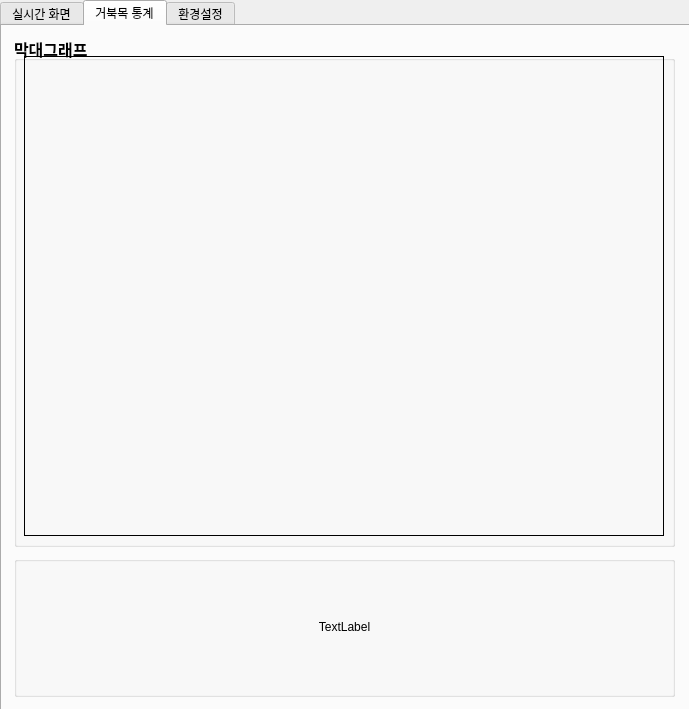
<?xml version="1.0" encoding="UTF-8"?>
<ui version="4.0">
 <class>TurtleNeck</class>
 <widget class="QMainWindow" name="TurtleNeck">
  <property name="geometry">
   <rect>
    <x>0</x>
    <y>0</y>
    <width>689</width>
    <height>709</height>
   </rect>
  </property>
  <property name="minimumSize">
   <size>
    <width>689</width>
    <height>709</height>
   </size>
  </property>
  <property name="maximumSize">
   <size>
    <width>689</width>
    <height>709</height>
   </size>
  </property>
  <property name="windowTitle">
   <string>Turtleneck</string>
  </property>
  <property name="windowIcon">
   <iconset>
    <normaloff>../resource/app_icon.png</normaloff>../resource/app_icon.png</iconset>
  </property>
  <widget class="QWidget" name="centralwidget">
   <widget class="QTabWidget" name="tabWidget">
    <property name="geometry">
     <rect>
      <x>0</x>
      <y>0</y>
      <width>691</width>
      <height>711</height>
     </rect>
    </property>
    <property name="minimumSize">
     <size>
      <width>0</width>
      <height>0</height>
     </size>
    </property>
    <property name="tabletTracking">
     <bool>false</bool>
    </property>
    <property name="acceptDrops">
     <bool>false</bool>
    </property>
    <property name="autoFillBackground">
     <bool>false</bool>
    </property>
    <property name="tabPosition">
     <enum>QTabWidget::North</enum>
    </property>
    <property name="tabShape">
     <enum>QTabWidget::Rounded</enum>
    </property>
    <property name="currentIndex">
     <number>1</number>
    </property>
    <property name="iconSize">
     <size>
      <width>143</width>
      <height>20</height>
     </size>
    </property>
    <property name="elideMode">
     <enum>Qt::ElideNone</enum>
    </property>
    <property name="usesScrollButtons">
     <bool>false</bool>
    </property>
    <property name="tabsClosable">
     <bool>false</bool>
    </property>
    <property name="movable">
     <bool>false</bool>
    </property>
    <property name="tabBarAutoHide">
     <bool>false</bool>
    </property>
    <widget class="QWidget" name="realTime">
     <attribute name="icon">
      <iconset>
       <normaloff>../resource/realtime_icon.png</normaloff>../resource/realtime_icon.png</iconset>
     </attribute>
     <attribute name="title">
      <string>실시간 화면</string>
     </attribute>
     <widget class="QGroupBox" name="videoFrame">
      <property name="geometry">
       <rect>
        <x>12</x>
        <y>10</y>
        <width>661</width>
        <height>511</height>
       </rect>
      </property>
      <property name="font">
       <font>
        <pointsize>12</pointsize>
        <weight>75</weight>
        <bold>true</bold>
       </font>
      </property>
      <property name="title">
       <string>화상카메라</string>
      </property>
      <widget class="QLabel" name="videoImage">
       <property name="geometry">
        <rect>
         <x>10</x>
         <y>20</y>
         <width>640</width>
         <height>480</height>
        </rect>
       </property>
       <property name="frameShape">
        <enum>QFrame::Panel</enum>
       </property>
       <property name="text">
        <string/>
       </property>
      </widget>
     </widget>
     <widget class="QGroupBox" name="warningFrame_1">
      <property name="geometry">
       <rect>
        <x>12</x>
        <y>530</y>
        <width>661</width>
        <height>141</height>
       </rect>
      </property>
      <property name="title">
       <string/>
      </property>
      <property name="flat">
       <bool>false</bool>
      </property>
      <property name="checkable">
       <bool>false</bool>
      </property>
      <widget class="QLabel" name="turtle_icon">
       <property name="geometry">
        <rect>
         <x>0</x>
         <y>70</y>
         <width>101</width>
         <height>71</height>
        </rect>
       </property>
       <property name="text">
        <string/>
       </property>
       <property name="pixmap">
        <pixmap>../resource/그림1.png</pixmap>
       </property>
       <property name="alignment">
        <set>Qt::AlignCenter</set>
       </property>
      </widget>
      <widget class="QLabel" name="warning_label">
       <property name="geometry">
        <rect>
         <x>0</x>
         <y>0</y>
         <width>661</width>
         <height>141</height>
        </rect>
       </property>
       <property name="text">
        <string>TextLabel</string>
       </property>
       <property name="alignment">
        <set>Qt::AlignCenter</set>
       </property>
      </widget>
     </widget>
     <zorder>warningFrame_1</zorder>
     <zorder>videoFrame</zorder>
    </widget>
    <widget class="QWidget" name="ratio">
     <attribute name="icon">
      <iconset>
       <normaloff>../resource/ratio_icon.png</normaloff>../resource/ratio_icon.png</iconset>
     </attribute>
     <attribute name="title">
      <string>거북목 통계</string>
     </attribute>
     <widget class="QGroupBox" name="barGraphFrame">
      <property name="geometry">
       <rect>
        <x>12</x>
        <y>10</y>
        <width>661</width>
        <height>511</height>
       </rect>
      </property>
      <property name="font">
       <font>
        <pointsize>12</pointsize>
        <weight>75</weight>
        <bold>true</bold>
       </font>
      </property>
      <property name="title">
       <string>막대그래프</string>
      </property>
      <widget class="QLabel" name="barGraph">
       <property name="geometry">
        <rect>
         <x>10</x>
         <y>20</y>
         <width>640</width>
         <height>480</height>
        </rect>
       </property>
       <property name="frameShape">
        <enum>QFrame::Panel</enum>
       </property>
       <property name="text">
        <string/>
       </property>
      </widget>
     </widget>
     <widget class="QGroupBox" name="warningFrame_2">
      <property name="geometry">
       <rect>
        <x>12</x>
        <y>530</y>
        <width>661</width>
        <height>141</height>
       </rect>
      </property>
      <property name="title">
       <string/>
      </property>
      <property name="flat">
       <bool>false</bool>
      </property>
      <property name="checkable">
       <bool>false</bool>
      </property>
      <widget class="QLabel" name="turtle_icon_2">
       <property name="geometry">
        <rect>
         <x>0</x>
         <y>70</y>
         <width>101</width>
         <height>71</height>
        </rect>
       </property>
       <property name="text">
        <string/>
       </property>
       <property name="pixmap">
        <pixmap>../resource/그림1.png</pixmap>
       </property>
       <property name="alignment">
        <set>Qt::AlignCenter</set>
       </property>
      </widget>
      <widget class="QLabel" name="warning_label_2">
       <property name="geometry">
        <rect>
         <x>0</x>
         <y>0</y>
         <width>661</width>
         <height>141</height>
        </rect>
       </property>
       <property name="text">
        <string>TextLabel</string>
       </property>
       <property name="alignment">
        <set>Qt::AlignCenter</set>
       </property>
      </widget>
     </widget>
    </widget>
    <widget class="QWidget" name="setting">
     <attribute name="icon">
      <iconset>
       <normaloff>../resource/setting.png</normaloff>../resource/setting.png</iconset>
     </attribute>
     <attribute name="title">
      <string>환경설정</string>
     </attribute>
     <widget class="QGroupBox" name="settingFrame">
      <property name="geometry">
       <rect>
        <x>12</x>
        <y>12</y>
        <width>661</width>
        <height>661</height>
       </rect>
      </property>
      <property name="font">
       <font>
        <pointsize>12</pointsize>
        <weight>75</weight>
        <bold>true</bold>
       </font>
      </property>
      <property name="title">
       <string>설정</string>
      </property>
      <widget class="QDialogButtonBox" name="applyButton">
       <property name="geometry">
        <rect>
         <x>480</x>
         <y>370</y>
         <width>161</width>
         <height>51</height>
        </rect>
       </property>
       <property name="font">
        <font>
         <pointsize>10</pointsize>
         <weight>75</weight>
         <bold>true</bold>
        </font>
       </property>
       <property name="standardButtons">
        <set>QDialogButtonBox::Apply|QDialogButtonBox::Reset</set>
       </property>
      </widget>
      <widget class="QGroupBox" name="captureCycleFrame">
       <property name="geometry">
        <rect>
         <x>20</x>
         <y>40</y>
         <width>621</width>
         <height>81</height>
        </rect>
       </property>
       <property name="title">
        <string>이미지 촬영 주기(초)</string>
       </property>
       <widget class="QSpinBox" name="captureCycleBox">
        <property name="geometry">
         <rect>
          <x>10</x>
          <y>30</y>
          <width>601</width>
          <height>31</height>
         </rect>
        </property>
        <property name="font">
         <font>
          <pointsize>15</pointsize>
          <weight>75</weight>
          <bold>true</bold>
         </font>
        </property>
        <property name="wrapping">
         <bool>false</bool>
        </property>
        <property name="frame">
         <bool>true</bool>
        </property>
        <property name="readOnly">
         <bool>false</bool>
        </property>
        <property name="minimum">
         <number>5</number>
        </property>
        <property name="maximum">
         <number>60</number>
        </property>
        <property name="value">
         <number>10</number>
        </property>
       </widget>
      </widget>
      <widget class="QGroupBox" name="warningCycleFrame">
       <property name="geometry">
        <rect>
         <x>20</x>
         <y>150</y>
         <width>621</width>
         <height>81</height>
        </rect>
       </property>
       <property name="title">
        <string>경고 알림 주기(분)</string>
       </property>
       <widget class="QSpinBox" name="warningCycleBox">
        <property name="geometry">
         <rect>
          <x>10</x>
          <y>30</y>
          <width>601</width>
          <height>31</height>
         </rect>
        </property>
        <property name="font">
         <font>
          <pointsize>15</pointsize>
          <weight>75</weight>
          <bold>true</bold>
         </font>
        </property>
        <property name="frame">
         <bool>true</bool>
        </property>
        <property name="minimum">
         <number>1</number>
        </property>
        <property name="maximum">
         <number>60</number>
        </property>
        <property name="value">
         <number>5</number>
        </property>
       </widget>
      </widget>
      <widget class="QGroupBox" name="alarmFrame">
       <property name="geometry">
        <rect>
         <x>20</x>
         <y>260</y>
         <width>621</width>
         <height>81</height>
        </rect>
       </property>
       <property name="title">
        <string>알람 설정</string>
       </property>
       <widget class="QLabel" name="alarmOnButtonLabel">
        <property name="geometry">
         <rect>
          <x>100</x>
          <y>30</y>
          <width>211</width>
          <height>31</height>
         </rect>
        </property>
        <property name="frameShape">
         <enum>QFrame::Panel</enum>
        </property>
        <property name="text">
         <string/>
        </property>
       </widget>
       <widget class="QLabel" name="alarmOffButtonLabel">
        <property name="geometry">
         <rect>
          <x>310</x>
          <y>30</y>
          <width>211</width>
          <height>31</height>
         </rect>
        </property>
        <property name="frameShape">
         <enum>QFrame::Panel</enum>
        </property>
        <property name="text">
         <string/>
        </property>
       </widget>
       <widget class="QPushButton" name="alarmOnButton">
        <property name="geometry">
         <rect>
          <x>100</x>
          <y>30</y>
          <width>211</width>
          <height>31</height>
         </rect>
        </property>
        <property name="font">
         <font>
          <pointsize>15</pointsize>
          <weight>75</weight>
          <bold>true</bold>
         </font>
        </property>
        <property name="autoFillBackground">
         <bool>false</bool>
        </property>
        <property name="inputMethodHints">
         <set>Qt::ImhNone</set>
        </property>
        <property name="text">
         <string>On</string>
        </property>
        <property name="checkable">
         <bool>true</bool>
        </property>
        <property name="checked">
         <bool>false</bool>
        </property>
        <property name="autoRepeat">
         <bool>false</bool>
        </property>
        <property name="default">
         <bool>false</bool>
        </property>
        <property name="flat">
         <bool>true</bool>
        </property>
       </widget>
       <widget class="QPushButton" name="alarmOffButton">
        <property name="geometry">
         <rect>
          <x>310</x>
          <y>30</y>
          <width>211</width>
          <height>31</height>
         </rect>
        </property>
        <property name="font">
         <font>
          <pointsize>15</pointsize>
          <weight>75</weight>
          <bold>true</bold>
         </font>
        </property>
        <property name="autoFillBackground">
         <bool>false</bool>
        </property>
        <property name="inputMethodHints">
         <set>Qt::ImhNone</set>
        </property>
        <property name="text">
         <string>Off</string>
        </property>
        <property name="checkable">
         <bool>true</bool>
        </property>
        <property name="checked">
         <bool>true</bool>
        </property>
        <property name="autoRepeat">
         <bool>false</bool>
        </property>
        <property name="default">
         <bool>true</bool>
        </property>
        <property name="flat">
         <bool>true</bool>
        </property>
       </widget>
      </widget>
     </widget>
    </widget>
   </widget>
  </widget>
 </widget>
 <resources/>
 <connections/>
</ui>
